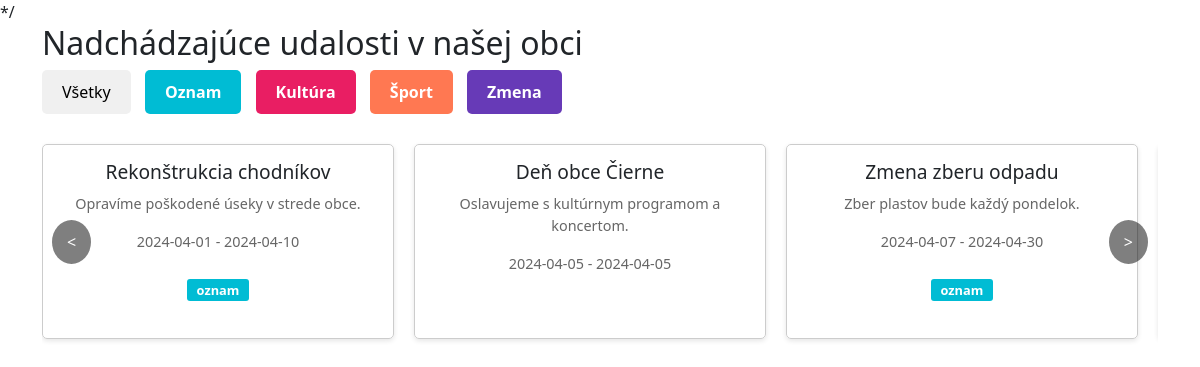
Before: / with the older database file.
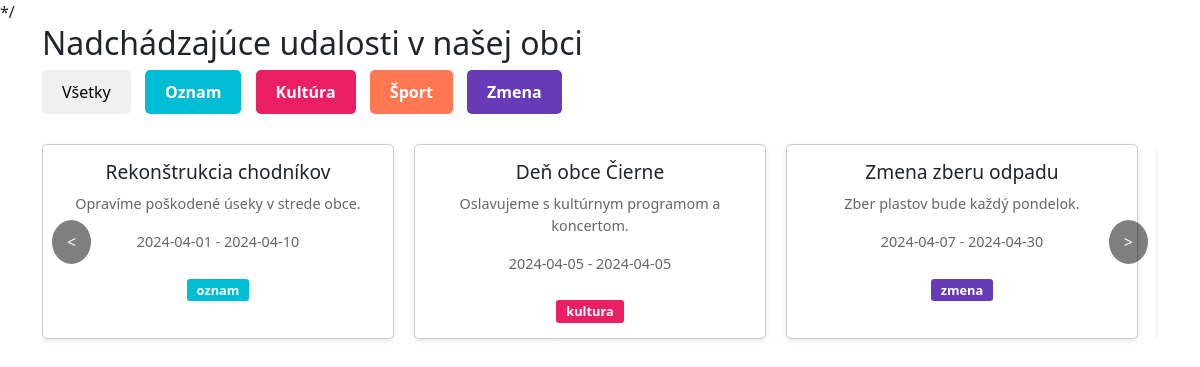
After: the same page with the newer database file.
### tables this page shows
CREATE TABLE `news` (
  `id` int(11) NOT NULL,
  `typ` varchar(100) NOT NULL,
  `nazov` varchar(200) NOT NULL,
  `text` text DEFAULT NULL,
  `datum_od` date DEFAULT NULL,
  `datum_do` date DEFAULT NULL,
  `id_obec` int(11) DEFAULT NULL
);

### index.php (the view, shortened to what this page needs)
<?php
include 'header.php';
$conn = new mysqli("localhost", "root", "", "prvy_proof");
$sql = "SELECT * FROM news";
$result = $conn->query($sql);
?>
<div class="container">
    <div class="row">
        <div class="col-lg-12">
            <h2>Nadchádzajúce udalosti v našej obci</h2>
            <div class="filter-buttons">
                <button class="filter-btn" data-category="vsetky">Všetky</button>
                <button class="filter-btn" data-category="oznam" style="background-color:#00bcd4;color:white;font-weight:600">Oznam</button>
                <button class="filter-btn" data-category="kultura" style="background-color:#e91e63;color:white;font-weight:600">Kultúra</button>
                <button class="filter-btn" data-category="sport" style="background-color:#FF7852;color:white;font-weight:600">Šport</button>
                <button class="filter-btn" data-category="zmena" style="background-color:#673ab7;color:white;font-weight:600">Zmena</button>
            </div>
            <div class="carousel-container">
                <button class="carousel-btn left-btn">&lt;</button>
                <div class="events-carousel">
                    <?php
                    if ($result->num_rows > 0) {
                        while ($row = $result->fetch_assoc()) {
                            $categoryClass = strtolower($row['typ']);
                            echo "
                            <div class='event-card $categoryClass'>
                                <h3>{$row['nazov']}</h3>
                                <p>{$row['text']}</p>
                                <p>{$row['datum_od']} - {$row['datum_do']}</p>
                                <span class='badge $categoryClass'>{$row['typ']}</span>
                            </div>
                            ";
                        }
                    } else {
                        echo "<p>Žiadne udalosti na zobrazenie.</p>";
                    }
                    ?>
                </div>
                <button class="carousel-btn right-btn">&gt;</button>
            </div>
        </div>
    </div>
</div>

### header.php (shortened to what this page needs)
<!DOCTYPE html>
<html lang="sk">
<head>
    <link href="https://cdn.jsdelivr.net/npm/bootstrap@5.3.0/dist/css/bootstrap.min.css" rel="stylesheet">
    <link rel="stylesheet" href="assets/css/style.css">
</head>
<body>
 */

### assets/css/style.css (style rules this page uses)
.filter-buttons { margin-bottom: 20px; }
.filter-btn { margin-right: 10px; padding: 10px 20px; border: none; cursor: pointer; background-color: #f0f0f0; border-radius: 5px; }
.event-card { flex: 0 0 calc(33.333% - 20px); max-width: calc(33.333% - 20px); border: 1px solid #ccc; border-radius: 5px; padding: 15px; box-shadow: 0 2px 5px rgba(0, 0, 0, 0.1); text-align: center; }
.badge.oznam { background-color: #00bcd4; color: white; padding: 5px 10px; border-radius: 3px; }
.badge.kultura { background-color: #e91e63; color: white; padding: 5px 10px; border-radius: 3px; }
.badge.zmena { background-color: #673ab7; color: white; padding: 5px 10px; border-radius: 3px; }
.event-card h3 { font-size: 1.2em; margin-bottom: 10px; }
.event-card p { font-size: 0.9em; color: #666; }
.badge { display: inline-block; padding: 5px 10px; border-radius: 3px; font-size: 0.8em; color: #fff; margin-top: 10px; }
.badge.oznam { background-color: #00bcd4; }
.badge.kultura { background-color: #e91e63; }
.badge.zmena { background-color: #673ab7; }
.carousel-container { position: relative; display: flex; align-items: center; overflow: hidden; margin-top: 20px; }
.events-carousel { display: flex; gap: 20px; overflow-x: auto; scroll-behavior: smooth; padding: 10px 0; }
.carousel-btn { position: absolute; top: 50%; transform: translateY(-50%); background-color: rgba(0, 0, 0, 0.5); color: white; border: none; padding: 10px 15px; cursor: pointer; z-index: 10; border-radius: 50%; }
.carousel-btn.left-btn { left: 10px; }
.carousel-btn.right-btn { right: 10px; }

Changed rows visible on the page:
changed news "Deň obce Čierne": typ (not shown) → "kultura"
changed news "Zmena zberu odpadu": typ "oznam" → "zmena"
